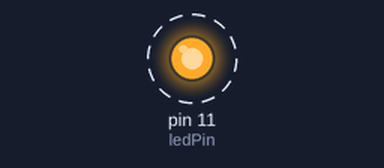
A sketch run on a simulated Arduino Uno, built with avr-gcc and run on an emulated ATmega328P. Parts: output pins drawn as LEDs (lit = HIGH). Dashed ring = blinking.

Above: at 0.3 s.
Timing chart, 0 to 3.0 s (numbered marks = the images above):
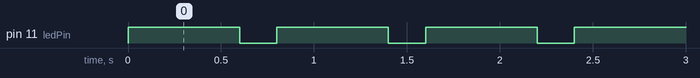

Measured:
- by itself, pin 11 (ledPin): alternates HIGH for 0.60 s and LOW for 0.20 s

The sketch:

Led_simple_blinking.ino
```cpp
int ledPin=11;


void setup() {
  // put your setup code here, to run once:
  pinMode(ledPin, OUTPUT);

}

void loop() {
  // put your main code here, to run repeatedly:
  digitalWrite(ledPin,HIGH);
  delay(600);
  digitalWrite(ledPin,LOW);
  delay(200);


}
```
